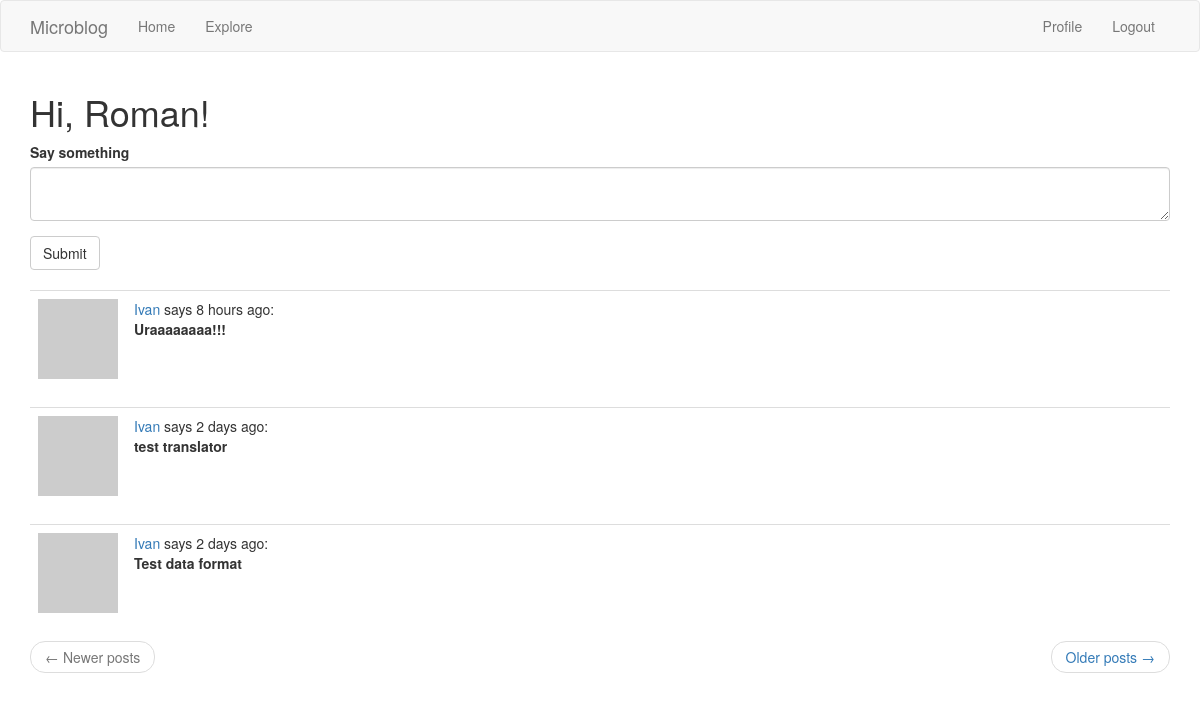
The page / (signed in) on the database its author committed.
### blog/models.py (models this page shows, shortened)
class User(UserMixin, db.Model):
    __tablename__ = 'users'
    id = db.Column(db.Integer, primary_key=True)
    username = db.Column(db.String(64), index=True, unique=True)
    email = db.Column(db.String(128), index=True, unique=True)
    password_hash = db.Column(db.String(128))
    posts = db.relationship('Post', backref='author', lazy='dynamic')
    about_me = db.Column(db.String(160))
    last_seen = db.Column(db.DateTime, default=datetime.utcnow)
    followed = db.relationship('User',
                               secondary=followed_followers,
                               primaryjoin=(followed_followers.c.follower_id == id),
                               secondaryjoin=(followed_followers.c.followed_id == id),
                               backref=db.backref('followers', lazy='dynamic'),
                               lazy='dynamic')
    def get_avatar(self, size):
        avatar = md5(self.email.lower().encode('utf-8')).hexdigest()
        return f'https://www.gravatar.com/avatar/{avatar}?d=identicon&s={size}'
    def get_followed_posts(self):
        followed = Post.query.\
            join(followed_followers, (followed_followers.c.followed_id == Post.user_id)).\
            filter(followed_followers.c.follower_id == self.id)
        own = Post.query.filter_by(user_id=self.id)
        return followed.union(own).order_by(Post.timestamp.desc())

class Post(db.Model):
    __tablename__ = 'posts'
    id = db.Column(db.Integer, primary_key=True)
    body = db.Column(db.String(140))
    timestamp = db.Column(db.DateTime, index=True, default=datetime.utcnow)
    user_id = db.Column(db.Integer, db.ForeignKey('users.id'))

### blog/routes.py (the view)
@app.route('/', methods=['GET', 'POST'])
@login_required
def index():
    form = PostForm()
    if form.validate_on_submit():
        post = Post(body=form.post.data, author=current_user)
        db.session.add(post)
        db.session.commit()
        flash(_('Your post is live now!'), 'info')
        return redirect(url_for('index'))
    page = request.args.get('page', 1, type=int)
    posts = current_user.get_followed_posts().paginate(page, app.config['POST_PER_PAGE'], False)
    next_url = url_for('index', page=posts.next_num) if posts.has_next else None
    prev_url = url_for('index', page=posts.prev_num) if posts.has_prev else None
    return render_template('index.html', posts=posts.items, form=form, next_url=next_url, prev_url=prev_url)

### blog/forms.py
class PostForm(FlaskForm):
    post = TextAreaField('Say something', validators=[DataRequired(), Length(min=0, max=140)])
    submit = SubmitField('Submit')

### blog/models.py (called while the page is built)
@login.user_loader
def load_user(user_id):
    return User.query.get(int(user_id))

### blog/routes.py (called while the page is built)
@app.before_request
def before_request():
    if current_user.is_authenticated:
        current_user.last_seen = datetime.utcnow()
        db.session.commit()

### blog/templates/index.html
{% extends "base.html" %}
{% import 'bootstrap/wtf.html' as wtf %}
{% block app_content %}
    <h1>Hi, {{ current_user.username }}!</h1>
    <div class="row">
        <div class="col-md-12">
            {% if form %}
            {{ wtf.quick_form(form) }}
            <br>
            {% endif %}
        </div>
    </div>
    {% for post in posts %}
        {% include '_post.html' %}
    {% endfor %}
    {% include '_pagination.html' %}
{% endblock %}

### blog/templates/_post.html
 <table class="table table-hover">
        <tr>
            <td width="70px">
                <a href="{{ url_for('user', username=post.author.username) }}">
                    <img src="{{ post.author.get_avatar(80) }}" />
                </a>
            </td>
            <td>
                <a href="{{ url_for('user', username=post.author.username) }}">
                    {{ post.author.username }}
                </a>
                says {{ moment(post.timestamp).fromNow() }}:
                <br>
                <b>{{ post.body }}</b>
                <br>
            </td>
        </tr>
    </table>

### rows shown on the page
User: username "Roman"
Post: author.username "Ivan", timestamp "8 hours ago", body "Uraaaaaaaa!!!"
Post: author.username "Ivan", timestamp "2 days ago", body "test translator"
Post: author.username "Ivan", timestamp "2 days ago", body "Test data format"
